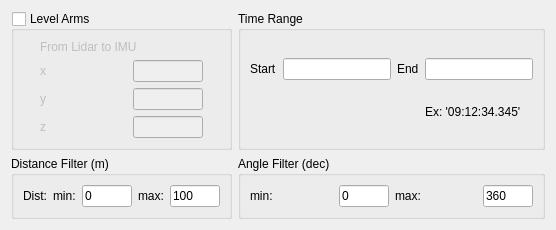
        <widget class="QWidget" name="page_9">
         <layout class="QGridLayout" name="gridLayout_25">
          <item row="2" column="0">
           <widget class="QGroupBox" name="filtre1_2">
            <property name="title">
             <string>Distance Filter (m)</string>
            </property>
            <layout class="QGridLayout" name="gridLayout_26">
             <item row="0" column="0">
              <widget class="QLabel" name="distfiltre_12">
               <property name="maximumSize">
                <size>
                 <width>70</width>
                 <height>16777215</height>
                </size>
               </property>
               <property name="text">
                <string>Dist:</string>
               </property>
              </widget>
             </item>
             <item row="0" column="2">
              <widget class="QLineEdit" name="distfiltre_min_2">
               <property name="maximumSize">
                <size>
                 <width>50</width>
                 <height>16777215</height>
                </size>
               </property>
               <property name="focusPolicy">
                <enum>Qt::StrongFocus</enum>
               </property>
               <property name="text">
                <string>0</string>
               </property>
              </widget>
             </item>
             <item row="0" column="1">
              <widget class="QLabel" name="label_35">
               <property name="text">
                <string>min:</string>
               </property>
              </widget>
             </item>
             <item row="0" column="3">
              <widget class="QLabel" name="label_36">
               <property name="text">
                <string>max:</string>
               </property>
              </widget>
             </item>
             <item row="0" column="4">
              <widget class="QLineEdit" name="distfiltre_max_2">
               <property name="maximumSize">
                <size>
                 <width>50</width>
                 <height>16777215</height>
                </size>
               </property>
               <property name="text">
                <string>100</string>
               </property>
              </widget>
             </item>
            </layout>
           </widget>
          </item>
          <item row="1" column="1">
           <widget class="QGroupBox" name="groupBox_4">
            <property name="title">
             <string>Time Range</string>
            </property>
            <property name="checkable">
             <bool>false</bool>
            </property>
            <property name="checked">
             <bool>false</bool>
            </property>
            <layout class="QGridLayout" name="gridLayout_28">
             <item row="2" column="4">
              <widget class="QLineEdit" name="Etimefilter_2">
               <property name="focusPolicy">
                <enum>Qt::StrongFocus</enum>
               </property>
              </widget>
             </item>
             <item row="2" column="2">
              <widget class="QLineEdit" name="Stimefilter_2">
               <property name="focusPolicy">
                <enum>Qt::StrongFocus</enum>
               </property>
              </widget>
             </item>
             <item row="2" column="1">
              <widget class="QLabel" name="label_37">
               <property name="text">
                <string>Start</string>
               </property>
              </widget>
             </item>
             <item row="2" column="3">
              <widget class="QLabel" name="label_38">
               <property name="text">
                <string>End</string>
               </property>
              </widget>
             </item>
             <item row="3" column="4">
              <widget class="QLabel" name="label_39">
               <property name="maximumSize">
                <size>
                 <width>16777215</width>
                 <height>15</height>
                </size>
               </property>
               <property name="text">
                <string>Ex: '09:12:34.345'</string>
               </property>
              </widget>
             </item>
            </layout>
           </widget>
          </item>
          <item row="1" column="0">
           <widget class="QGroupBox" name="xyz_2">
            <property name="enabled">
             <bool>true</bool>
            </property>
            <property name="title">
             <string>Level Arms</string>
            </property>
            <property name="checkable">
             <bool>true</bool>
            </property>
            <property name="checked">
             <bool>false</bool>
            </property>
            <layout class="QGridLayout" name="gridLayout_29">
             <item row="1" column="0">
              <widget class="QLabel" name="xin_7">
               <property name="maximumSize">
                <size>
                 <width>70</width>
                 <height>16777215</height>
                </size>
               </property>
               <property name="text">
                <string>x</string>
               </property>
              </widget>
             </item>
             <item row="1" column="1">
              <widget class="QLineEdit" name="xin_8">
               <property name="maximumSize">
                <size>
                 <width>70</width>
                 <height>16777215</height>
                </size>
               </property>
               <property name="focusPolicy">
                <enum>Qt::StrongFocus</enum>
               </property>
              </widget>
             </item>
             <item row="2" column="0">
              <widget class="QLabel" name="yin_7">
               <property name="text">
                <string>y</string>
               </property>
              </widget>
             </item>
             <item row="2" column="1">
              <widget class="QLineEdit" name="yin_8">
               <property name="maximumSize">
                <size>
                 <width>70</width>
                 <height>16777215</height>
                </size>
               </property>
               <property name="focusPolicy">
                <enum>Qt::StrongFocus</enum>
               </property>
              </widget>
             </item>
             <item row="3" column="0">
              <widget class="QLabel" name="zin_7">
               <property name="text">
                <string>z</string>
               </property>
              </widget>
             </item>
             <item row="3" column="1">
              <widget class="QLineEdit" name="zin_8">
               <property name="maximumSize">
                <size>
                 <width>70</width>
                 <height>16777215</height>
                </size>
               </property>
               <property name="focusPolicy">
                <enum>Qt::StrongFocus</enum>
               </property>
              </widget>
             </item>
             <item row="0" column="0" colspan="2">
              <widget class="QLabel" name="lazerimu_5">
               <property name="text">
                <string>From Lidar to IMU</string>
               </property>
              </widget>
             </item>
            </layout>
           </widget>
          </item>
          <item row="2" column="1">
           <widget class="QGroupBox" name="groupBox_6">
            <property name="title">
             <string>Angle Filter (dec)</string>
            </property>
            <layout class="QHBoxLayout" name="horizontalLayout_7">
             <item>
              <widget class="QLabel" name="label_40">
               <property name="text">
                <string>min:</string>
               </property>
              </widget>
             </item>
             <item>
              <widget class="QLineEdit" name="anglefiltre_min_2">
               <property name="maximumSize">
                <size>
                 <width>50</width>
                 <height>16777215</height>
                </size>
               </property>
               <property name="focusPolicy">
                <enum>Qt::StrongFocus</enum>
               </property>
               <property name="text">
                <string>0</string>
               </property>
               <property name="maxLength">
                <number>3</number>
               </property>
              </widget>
             </item>
             <item>
              <widget class="QLabel" name="label_41">
               <property name="text">
                <string>max:</string>
               </property>
              </widget>
             </item>
             <item>
              <widget class="QLineEdit" name="anglefiltre_max_2">
               <property name="maximumSize">
                <size>
                 <width>50</width>
                 <height>16777215</height>
                </size>
               </property>
               <property name="text">
                <string>360</string>
               </property>
               <property name="maxLength">
                <number>3</number>
               </property>
              </widget>
             </item>
            </layout>
           </widget>
          </item>
         </layout>
        </widget>
